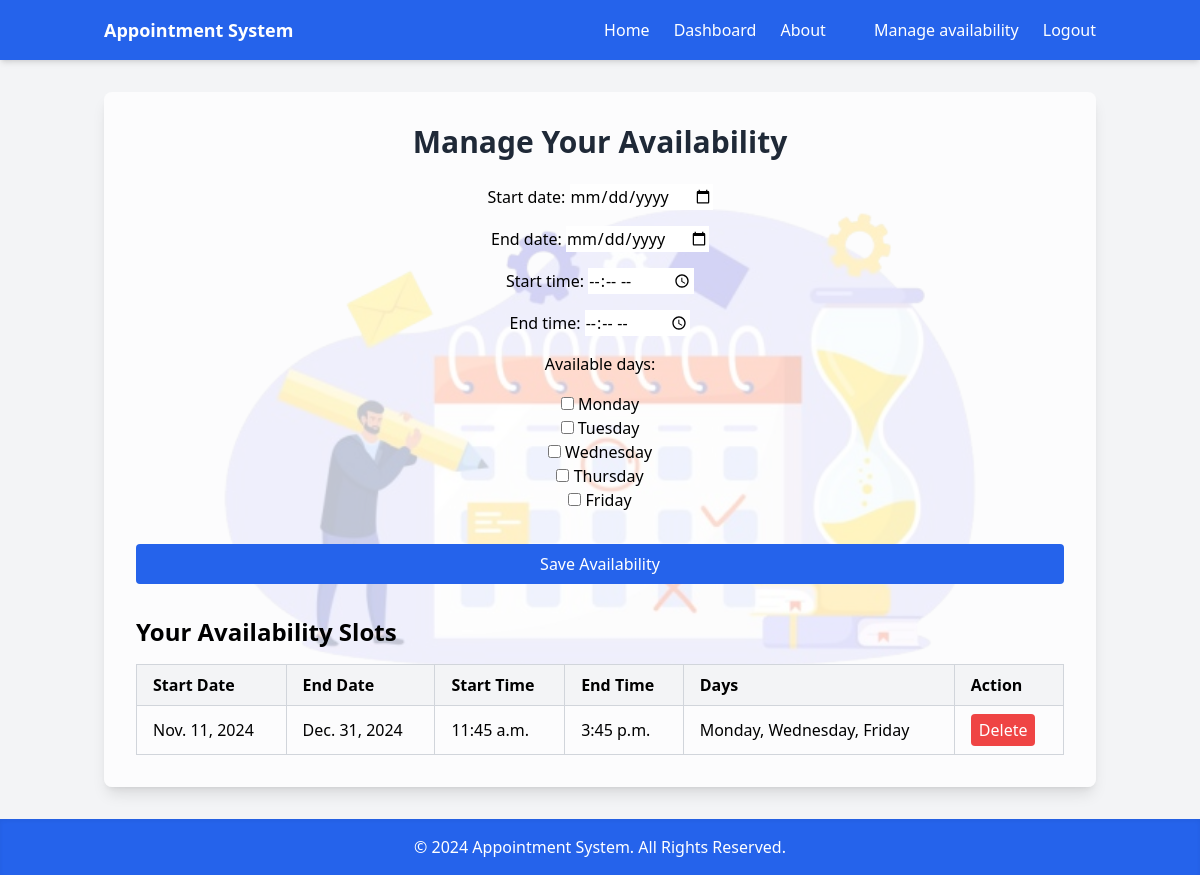
Page /appointments/manage_appointments/ (signed in) on the earlier database version.
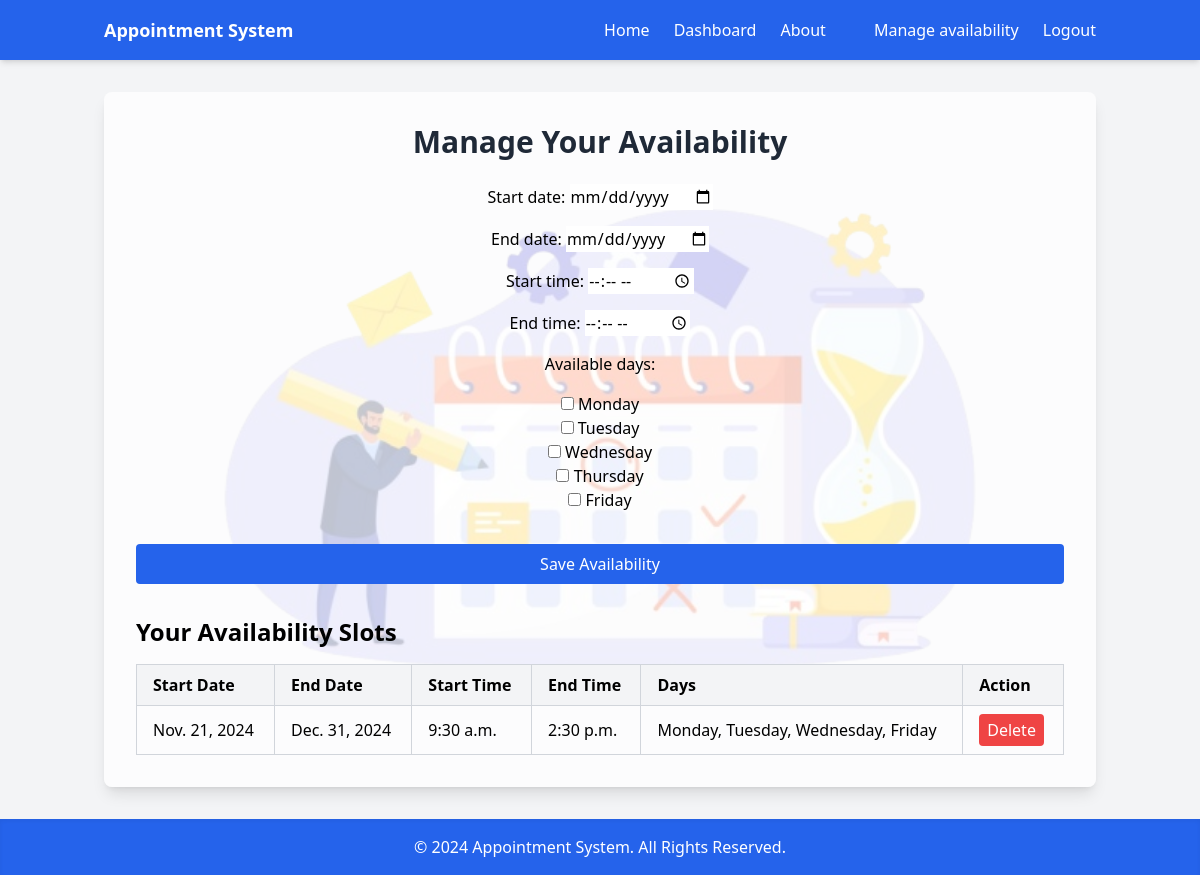
Same page on the later database version.
### appointments/models.py (models this page shows, shortened)
class Availability(models.Model):
    staff = models.ForeignKey(Staff, on_delete=models.CASCADE, null=True, blank=True)
    start_date = models.DateField()
    end_date = models.DateField()
    start_time = models.TimeField()
    end_time = models.TimeField()
    available_days = models.CharField(max_length=255, blank=True, null=True)  # Storing available days as a string
    class Meta:
        unique_together = (('staff', 'start_date', 'end_date', 'start_time', 'end_time'),)

### appointments/views/appointments.py (the view)
# urls.py: path('manage_appointments/', manage_availability_view, name='manage_availability_view'),
@login_required
def manage_availability_view(request):
    if request.method == 'POST':
        form = StaffAvailabilityForm(request.POST)
        if form.is_valid():
            availability = form.save(commit=False)
            availability.staff = request.user.staff  # Assuming user is related to Staff model
            if availability.start_time and availability.end_time and availability.start_date and availability.end_date:
                if Availability.objects.filter(
                    staff=availability.staff,
                    start_date__lte=availability.end_date,
                    end_date__gte=availability.start_date,
                    start_time__lt=availability.end_time,  # Correct time comparison
                    end_time__gt=availability.start_time   # Correct time comparison
                ).exists():
                    messages.error(request, "Availability for this date and time range already exists.")
                else:
                    availability.save()  # Save the instance
                    messages.success(request, "Your availability has been updated successfully.")
                    return redirect('manage_availability_view')  # Stay on the same page after submission
            else:
                messages.error(request, "Start date, end date, start time, and end time are required.")
    else:
        form = StaffAvailabilityForm()
    availabilities = Availability.objects.filter(staff=request.user.staff)
    for availability in availabilities:
        if isinstance(availability.available_days, str):
            availability.available_days = availability.available_days.strip('[]').replace("'", "").split(', ')
    return render(request, 'appointments/manage_availability.html', {'form': form, 'availabilities': availabilities})

### appointments/forms.py (shortened to what this page needs)
class StaffAvailabilityForm(forms.ModelForm):
    start_date = forms.DateField(
        widget=forms.DateInput(attrs={'type': 'date'}),
        required=True,
    )
    end_date = forms.DateField(
        widget=forms.DateInput(attrs={'type': 'date'}),
        required=True,
    )
    start_time = forms.TimeField(
        widget=forms.TimeInput(attrs={'type': 'time'}),
        required=True,
    )
    end_time = forms.TimeField(
        widget=forms.TimeInput(attrs={'type': 'time'}),
        required=True,
    )
    available_days = forms.MultipleChoiceField(
        choices=[
            ('Monday', 'Monday'),
            ('Tuesday', 'Tuesday'),
            ('Wednesday', 'Wednesday'),
            ('Thursday', 'Thursday'),
            ('Friday', 'Friday')
        ],
        widget=forms.CheckboxSelectMultiple,
        required=False  # Optional, depending on your logic
    )
    class Meta:
        model = Availability
        fields = ['start_date', 'end_date', 'start_time', 'end_time', 'available_days']

### appointments/templates/appointments/manage_availability.html (shortened to what this page needs)
{% extends 'appointments/base.html' %}
{% block link2 %}
<li><a href="{% url 'manage_availability_view' %}" class="hover:underline">Manage availability</a></li>
{% endblock %}
{% block link3 %}
<a href="{% url 'logout' %}" class="hover:underline">Logout</a>
{% endblock %}
{% block content %}
<div class="flex flex-col bg-contain bg-center bg-no-repeat" style="background-image: url('../../static/assest/fdsgfdArtboard-1-2048x1152-removebg-preview.png');">
    <div class="flex items-center justify-center flex-1">
        <div class="bg-white bg-opacity-75 shadow-lg rounded-lg p-8 w-full max-w-screen-lg">
            <h2 class="text-3xl font-bold mb-6 text-center text-gray-800">Manage Your Availability</h2>
            <form method="post" class="space-y-4 text-center">
                {{ form.as_p }}
                <button type="submit" class="w-full bg-blue-600 hover:bg-blue-700 text-white py-2 px-4 rounded transition duration-200">
                    Save Availability
                </button>
            </form>
            <h3 class="text-2xl font-semibold mt-8">Your Availability Slots</h3>
            {% if availabilities %}
                <div class="overflow-x-auto mt-4">
                    <table class="min-w-full table-auto text-left border-collapse border border-gray-200">
                        <thead class="bg-gray-100">
                            <tr>
                                <th class="border border-gray-300 px-4 py-2">Start Date</th>
                                <th class="border border-gray-300 px-4 py-2">End Date</th>
                                <th class="border border-gray-300 px-4 py-2">Start Time</th>
                                <th class="border border-gray-300 px-4 py-2">End Time</th>
                                <th class="border border-gray-300 px-4 py-2">Days</th>
                                <th class="border border-gray-300 px-4 py-2">Action</th>
                            </tr>
                        </thead>
                        <tbody>
                            {% for slot in availabilities %}
                            <tr class="hover:bg-gray-50">
                                <td class="border border-gray-300 px-4 py-2">{{ slot.start_date }}</td>
                                <td class="border border-gray-300 px-4 py-2">{{ slot.end_date }}</td>
                                <td class="border border-gray-300 px-4 py-2">{{ slot.start_time }}</td>
                                <td class="border border-gray-300 px-4 py-2">{{ slot.end_time }}</td>
                                <td class="border border-gray-300 px-4 py-2">{{ slot.available_days|join:", " }}</td>
                                <td class="border border-gray-300 px-4 py-2">
                                    <form action="{% url 'delete_availability' slot.id %}" method="post">
                                        <button type="submit" class="bg-red-500 hover:bg-red-700 text-white py-1 px-2 rounded transition duration-200">
                                            Delete
                                        </button>
                                    </form>
                                </td>
                            </tr>
                            {% endfor %}
                        </tbody>
                    </table>
                </div>
            {% else %}
                <p class="text-gray-600 mt-4 text-center">No availability slots found.</p>
            {% endif %}
        </div>
    </div>
</div>
{% endblock %}

### appointments/templates/appointments/base.html (shortened to what this page needs)
{% load static %}
{% load crispy_forms_tags %}
<!DOCTYPE html>
<html lang="en">
<head>
    <link href="https://cdn.tailwindcss.com" rel="stylesheet">
    <link href="{% static 'tailwind-output.css' %}" rel="stylesheet">
</head>
<body class="bg-gray-100 flex  flex-col min-h-screen">
    <header class="bg-blue-600 text-white py-4 shadow-md">
        <div class="container mx-auto px-4">
            <nav class="flex justify-between items-center">
                <div class="text-lg font-semibold">
                    <a href="{% url 'home' %}" class="hover:text-blue-300">Appointment System</a>
                </div>
                <ul class="flex gap-6">
                    <li><a href="{% url 'home' %}" class="hover:text-blue-300">Home</a></li>
                    <li><a href="{% url 'dashboard' %}" class="hover:text-blue-300">Dashboard</a></li>
                    <li>{% block link1 %}<a href="{% url 'about' %}" class="hover:text-blue-300">About</a>{% endblock %}</li>
                    <li>{% block link2 %}<a href="{% url 'register' %}" class="hover:text-blue-300">Register</a>{% endblock %}</li>
                    <li>{% block link3 %}<a href="{% url 'login' %}" class="hover:text-blue-300">Login</a>{% endblock %}</li>
                </ul>
            </nav>
        </div>
    </header>
    <main class="container mx-auto px-4 py-8 flex-grow">
        {% block content %}
        {% endblock %}
    </main>
    <footer class="bg-blue-600 text-white py-4 mt-auto shadow-inner">
        <div class="container mx-auto px-4 text-center">
            <p>&copy; 2024 Appointment System. All Rights Reserved.</p>
        </div>
    </footer>
</body>
</html>

Differences in the rows shown:
removed Availability: start_date "Nov. 11, 2024", end_date "Dec. 31, 2024", start_time "11:45 a.m.", end_time "3:45 p.m.", available_days "Monday, Wednesday, Friday"
added Availability: start_date "Nov. 21, 2024", end_date "Dec. 31, 2024", start_time "9:30 a.m.", end_time "2:30 p.m.", available_days "Monday, Tuesday, Wednesday, Friday"
